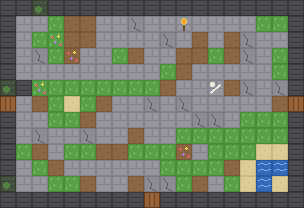

This game map was drawn from its Tiled (.tmx) file and the tilesets committed beside it. A one-line description and the full map source follow:
An orthogonal 19x13 tile map with 16x16 px tiles, 2 tile layers (Ground, Details).

<map version="1.10" tiledversion="1.11.2" orientation="orthogonal" renderorder="right-down" width="19" height="13" tilewidth="16" tileheight="16" infinite="0" nextlayerid="4" nextobjectid="1">
 <properties>
  <property name="roomCells" value="#" />
  <property name="roomShape" value="1x1" />
  <property name="roomType" value="START" />
  <property name="roomSeed" value="-4341160440428269773" />
 </properties>
 <tileset firstgid="1" source="../../tiles/interior-placeholder.tsx" />
 <layer id="1" name="Ground" width="19" height="13">
  <properties>
   <property name="layerKind" value="GROUND" />
  </properties>
  <data encoding="csv">
7,7,8,7,7,7,7,7,7,7,7,7,7,7,7,7,7,7,7,
7,5,5,1,2,2,5,5,6,5,5,5,5,5,5,5,1,1,7,
7,5,1,1,2,2,5,5,5,5,6,5,2,5,2,6,5,5,7,
7,5,6,1,2,5,5,1,2,5,5,2,2,1,2,6,5,1,7,
7,5,5,5,5,5,5,5,5,5,1,2,5,5,5,5,5,1,7,
8,7,1,1,1,1,1,1,1,1,2,5,5,5,2,6,5,6,7,
16,5,2,1,3,1,2,5,5,6,5,6,5,5,5,5,5,2,16,
7,5,5,1,1,2,5,5,5,5,5,5,6,6,5,1,1,1,7,
7,5,6,5,5,6,5,5,2,5,5,1,1,1,1,1,1,1,7,
7,1,2,5,1,1,2,2,1,1,1,2,5,1,1,1,3,3,7,
7,5,1,2,5,5,5,5,5,5,1,1,1,1,2,3,4,4,7,
8,5,5,1,1,2,5,5,2,6,6,1,2,5,1,3,4,3,7,
7,7,7,7,7,7,7,7,7,16,7,7,7,7,7,7,7,7,7
  </data>
 </layer>
 <layer id="2" name="Details" width="19" height="13">
  <properties>
   <property name="layerKind" value="DETAILS" />
  </properties>
  <data encoding="csv">
0,0,0,0,0,0,0,0,0,0,0,0,0,0,0,0,0,0,0,
0,0,0,0,0,0,0,0,0,0,0,15,0,0,0,0,0,0,0,
0,0,0,13,0,0,0,0,0,0,0,0,0,0,0,0,0,0,0,
0,0,0,0,13,0,0,0,0,0,0,0,0,0,0,0,0,0,0,
0,0,0,0,0,0,0,0,0,0,0,0,0,0,0,0,0,0,0,
0,0,13,0,0,0,0,0,0,0,0,0,0,14,0,0,0,0,0,
0,0,0,0,0,0,0,0,0,0,0,0,0,0,0,0,0,0,0,
0,0,0,0,0,0,0,0,0,0,0,0,0,0,0,0,0,0,0,
0,0,0,0,0,0,0,0,0,0,0,0,0,0,0,0,0,0,0,
0,0,0,0,0,0,0,0,0,0,0,13,0,0,0,0,0,0,0,
0,0,0,0,0,0,0,0,0,0,0,0,0,0,0,0,0,0,0,
0,0,0,0,0,0,0,0,0,0,0,0,0,0,0,0,0,0,0,
0,0,0,0,0,0,0,0,0,0,0,0,0,0,0,0,0,0,0
  </data>
 </layer>
</map>
